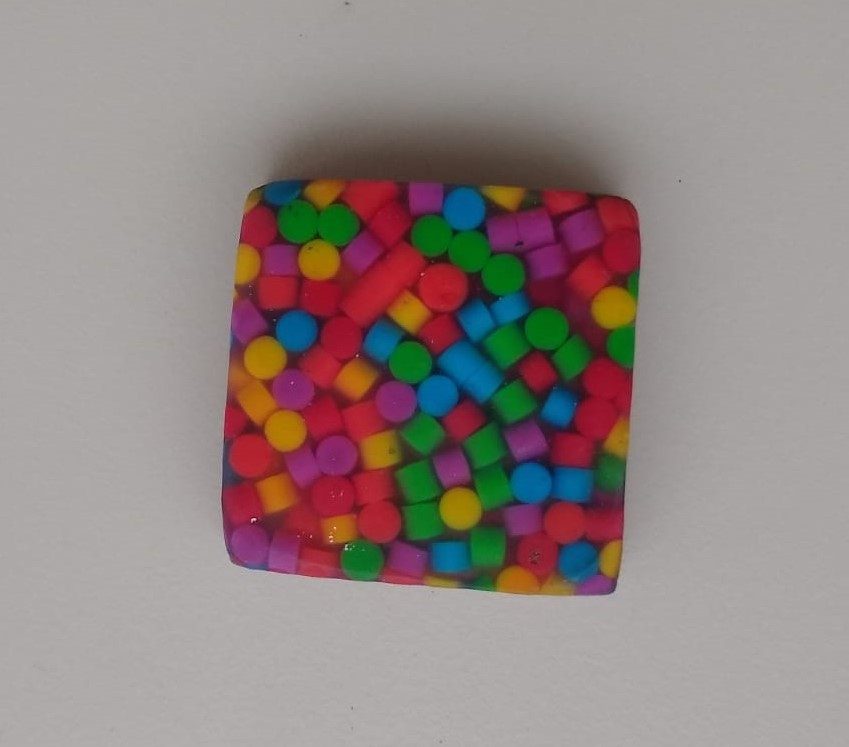
#> input picture openCV/goma2.jpeg, 849 x 747 px
$ python prueba1.py
#> lines starting #> are read from the running program, lines starting #| are printed output that depends on the picture

from cv2 import cv2
import numpy as np

MIN_MATCHES = 15
cap = cv2.imread('goma2.jpeg')
#> cap is the input picture: shape (747, 849, 3); mean B, G, R 131.7, 133.7, 146.5
model = cv2.imread('goma.jpeg')
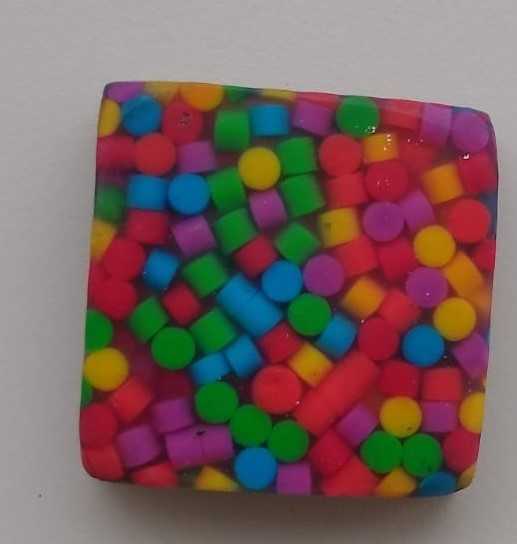
#> input picture openCV/goma.jpeg, 517 x 544 px
#> model is the input picture: shape (544, 517, 3); mean B, G, R 94.7, 97.4, 121
# ORB keypoint detector
orb = cv2.ORB_create()
# create brute force  matcher object
bf = cv2.BFMatcher(cv2.NORM_HAMMING, crossCheck=True)
# Compute model keypoints and its descriptors
kp_model, des_model = orb.detectAndCompute(model, None)
#> kp_model = 313 keypoints; strongest (x, y, size): (465, 157, 31), (467, 157, 31), (371, 129, 31), (374, 128, 31)
# Compute scene keypoints and its descriptors
kp_frame, des_frame = orb.detectAndCompute(cap, None)
#> kp_frame = 359 keypoints; strongest (x, y, size): (254, 519, 31), (252, 519, 31), (348, 547, 31), (254, 518, 37.2)
# Match frame descriptors with model descriptors
matches = bf.match(des_model, des_frame)
#> matches = 209 matches
# Sort them in the order of their distance
matches = sorted(matches, key=lambda x: x.distance)

if len(matches) > MIN_MATCHES:
    # draw first 15 matches.
    cap = cv2.drawMatches(model, kp_model, cap, kp_frame,
                          matches[:MIN_MATCHES], 0, flags=2)
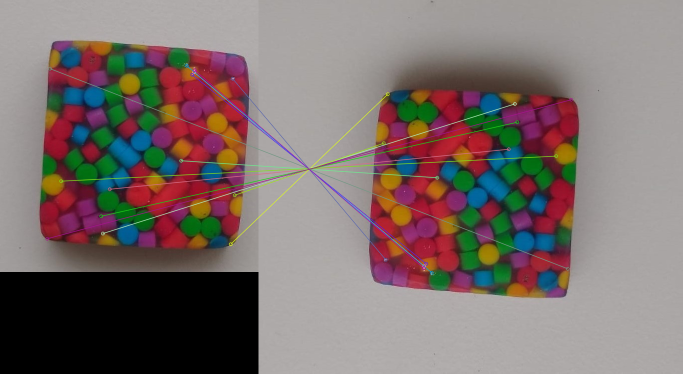
#> cap: shape (747, 1366, 3) (shown at 1/2 size); mean B, G, R 108.4, 110.5, 124.4
    # show result
    cv2.imshow('frame', cap)
    cv2.waitKey(0)
else:
    print ("Not enough matches have been found - %d/%d" % (len(matches),MIN_MATCHES))

# assuming matches stores the matches found and
# returned by bf.match(des_model, des_frame)
# differenciate between source points and destination points
src_pts = np.float32([kp_model[m.queryIdx].pt for m in matches])#.reshape(-1,1,2)
#> src_pts = 209 pairs, first value 40 to 484, second value 82.08 to 495

print(src_pts)
#> (printed output is left out)

dst_pts = np.float32([kp_frame[m.trainIdx].pt for m in matches])# .reshape(-1, 1, 2)
#> dst_pts = 209 pairs, first value 235 to 679, second value 181 to 706.8
# compute Homography
M, mask = cv2.findHomography(src_pts, dst_pts, cv2.RANSAC, 5.0)
#> M = [[-1, 0.00525, 720.8], [0.00538, -1, 677.7], [1.22e-05, 1.95e-05, 1]]; mask = 209 values, max 1 at index 0, min 0 at index 147, mean 0.943

# Draw a rectangle that marks the found model in the frame
#> (the run stopped early here; a loop or call above may not have finished)
